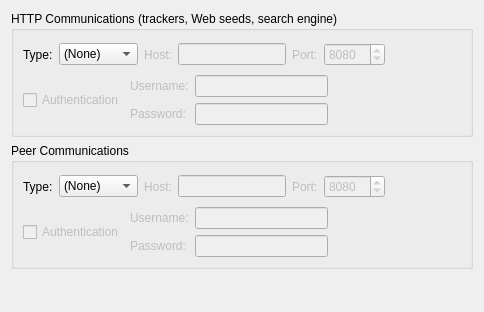
           <widget class="QWidget" name="scrollAreaWidgetContents_5">
            <property name="geometry">
             <rect>
              <x>0</x>
              <y>0</y>
              <width>484</width>
              <height>312</height>
             </rect>
            </property>
            <layout class="QVBoxLayout" name="verticalLayout_16">
             <item>
              <widget class="QGroupBox" name="groupBox">
               <property name="title">
                <string>HTTP Communications (trackers, Web seeds, search engine)</string>
               </property>
               <layout class="QVBoxLayout">
                <item>
                 <layout class="QHBoxLayout">
                  <item>
                   <widget class="QLabel" name="ProxyType_lbl_2">
                    <property name="text">
                     <string>Type:</string>
                    </property>
                   </widget>
                  </item>
                  <item>
                   <widget class="QComboBox" name="comboProxyType_http">
                    <item>
                     <property name="text">
                      <string>(None)</string>
                     </property>
                    </item>
                    <item>
                     <property name="text">
                      <string>HTTP</string>
                     </property>
                    </item>
                    <item>
                     <property name="text">
                      <string>SOCKS5</string>
                     </property>
                    </item>
                   </widget>
                  </item>
                  <item>
                   <widget class="QLabel" name="lblProxyIP_http">
                    <property name="enabled">
                     <bool>false</bool>
                    </property>
                    <property name="text">
                     <string>Host:</string>
                    </property>
                   </widget>
                  </item>
                  <item>
                   <widget class="QLineEdit" name="textProxyIP_http">
                    <property name="enabled">
                     <bool>false</bool>
                    </property>
                    <property name="text">
                     <string/>
                    </property>
                    <property name="maxLength">
                     <number>75</number>
                    </property>
                    <property name="echoMode">
                     <enum>QLineEdit::Normal</enum>
                    </property>
                   </widget>
                  </item>
                  <item>
                   <widget class="QLabel" name="lblProxyPort_http">
                    <property name="enabled">
                     <bool>false</bool>
                    </property>
                    <property name="text">
                     <string>Port:</string>
                    </property>
                   </widget>
                  </item>
                  <item>
                   <widget class="QSpinBox" name="spinProxyPort_http">
                    <property name="enabled">
                     <bool>false</bool>
                    </property>
                    <property name="minimum">
                     <number>1</number>
                    </property>
                    <property name="maximum">
                     <number>65535</number>
                    </property>
                    <property name="value">
                     <number>8080</number>
                    </property>
                   </widget>
                  </item>
                  <item>
                   <spacer>
                    <property name="orientation">
                     <enum>Qt::Horizontal</enum>
                    </property>
                    <property name="sizeHint" stdset="0">
                     <size>
                      <width>21</width>
                      <height>29</height>
                     </size>
                    </property>
                   </spacer>
                  </item>
                 </layout>
                </item>
                <item>
                 <layout class="QHBoxLayout">
                  <item>
                   <widget class="QCheckBox" name="checkProxyAuth_http">
                    <property name="enabled">
                     <bool>false</bool>
                    </property>
                    <property name="text">
                     <string>Authentication</string>
                    </property>
                   </widget>
                  </item>
                  <item>
                   <layout class="QHBoxLayout">
                    <item>
                     <layout class="QVBoxLayout">
                      <item>
                       <widget class="QLabel" name="lblProxyUsername_http">
                        <property name="enabled">
                         <bool>false</bool>
                        </property>
                        <property name="text">
                         <string>Username:</string>
                        </property>
                       </widget>
                      </item>
                      <item>
                       <widget class="QLabel" name="lblProxyPassword_http">
                        <property name="enabled">
                         <bool>false</bool>
                        </property>
                        <property name="text">
                         <string>Password:</string>
                        </property>
                       </widget>
                      </item>
                     </layout>
                    </item>
                    <item>
                     <layout class="QVBoxLayout">
                      <item>
                       <widget class="QLineEdit" name="textProxyUsername_http">
                        <property name="enabled">
                         <bool>false</bool>
                        </property>
                        <property name="text">
                         <string/>
                        </property>
                        <property name="maxLength">
                         <number>1000</number>
                        </property>
                        <property name="echoMode">
                         <enum>QLineEdit::Normal</enum>
                        </property>
                       </widget>
                      </item>
                      <item>
                       <widget class="QLineEdit" name="textProxyPassword_http">
                        <property name="enabled">
                         <bool>false</bool>
                        </property>
                        <property name="text">
                         <string/>
                        </property>
                        <property name="maxLength">
                         <number>1000</number>
                        </property>
                        <property name="echoMode">
                         <enum>QLineEdit::Password</enum>
                        </property>
                       </widget>
                      </item>
                     </layout>
                    </item>
                    <item>
                     <spacer>
                      <property name="orientation">
                       <enum>Qt::Horizontal</enum>
                      </property>
                      <property name="sizeHint" stdset="0">
                       <size>
                        <width>40</width>
                        <height>20</height>
                       </size>
                      </property>
                     </spacer>
                    </item>
                   </layout>
                  </item>
                 </layout>
                </item>
               </layout>
              </widget>
             </item>
             <item>
              <widget class="QGroupBox" name="groupProxy">
               <property name="enabled">
                <bool>true</bool>
               </property>
               <property name="title">
                <string>Peer Communications</string>
               </property>
               <layout class="QVBoxLayout">
                <item>
                 <layout class="QHBoxLayout">
                  <item>
                   <widget class="QLabel" name="ProxyType_lbl">
                    <property name="text">
                     <string>Type:</string>
                    </property>
                   </widget>
                  </item>
                  <item>
                   <widget class="QComboBox" name="comboProxyType">
                    <item>
                     <property name="text">
                      <string>(None)</string>
                     </property>
                    </item>
                    <item>
                     <property name="text">
                      <string>SOCKS4</string>
                     </property>
                    </item>
                    <item>
                     <property name="text">
                      <string>SOCKS5</string>
                     </property>
                    </item>
                    <item>
                     <property name="text">
                      <string>HTTP</string>
                     </property>
                    </item>
                   </widget>
                  </item>
                  <item>
                   <widget class="QLabel" name="lblProxyIP">
                    <property name="enabled">
                     <bool>false</bool>
                    </property>
                    <property name="text">
                     <string>Host:</string>
                    </property>
                   </widget>
                  </item>
                  <item>
                   <widget class="QLineEdit" name="textProxyIP">
                    <property name="enabled">
                     <bool>false</bool>
                    </property>
                    <property name="text">
                     <string/>
                    </property>
                    <property name="maxLength">
                     <number>75</number>
                    </property>
                    <property name="echoMode">
                     <enum>QLineEdit::Normal</enum>
                    </property>
                   </widget>
                  </item>
                  <item>
                   <widget class="QLabel" name="lblProxyPort">
                    <property name="enabled">
                     <bool>false</bool>
                    </property>
                    <property name="text">
                     <string>Port:</string>
                    </property>
                   </widget>
                  </item>
                  <item>
                   <widget class="QSpinBox" name="spinProxyPort">
                    <property name="enabled">
                     <bool>false</bool>
                    </property>
                    <property name="minimum">
                     <number>1</number>
                    </property>
                    <property name="maximum">
                     <number>65535</number>
                    </property>
                    <property name="value">
                     <number>8080</number>
                    </property>
                   </widget>
                  </item>
                  <item>
                   <spacer>
                    <property name="orientation">
                     <enum>Qt::Horizontal</enum>
                    </property>
                    <property name="sizeHint" stdset="0">
                     <size>
                      <width>21</width>
                      <height>29</height>
                     </size>
                    </property>
                   </spacer>
                  </item>
                 </layout>
                </item>
                <item>
                 <layout class="QHBoxLayout">
                  <item>
                   <widget class="QCheckBox" name="checkProxyAuth">
                    <property name="enabled">
                     <bool>false</bool>
                    </property>
                    <property name="text">
                     <string>Authentication</string>
                    </property>
                   </widget>
                  </item>
                  <item>
                   <layout class="QHBoxLayout">
                    <item>
                     <layout class="QVBoxLayout">
                      <item>
                       <widget class="QLabel" name="lblProxyUsername">
                        <property name="enabled">
                         <bool>false</bool>
                        </property>
                        <property name="text">
                         <string>Username:</string>
                        </property>
                       </widget>
                      </item>
                      <item>
                       <widget class="QLabel" name="lblProxyPassword">
                        <property name="enabled">
                         <bool>false</bool>
                        </property>
                        <property name="text">
                         <string>Password:</string>
                        </property>
                       </widget>
                      </item>
                     </layout>
                    </item>
                    <item>
                     <layout class="QVBoxLayout">
                      <item>
                       <widget class="QLineEdit" name="textProxyUsername">
                        <property name="enabled">
                         <bool>false</bool>
                        </property>
                        <property name="text">
                         <string/>
                        </property>
                        <property name="maxLength">
                         <number>1000</number>
                        </property>
                        <property name="echoMode">
                         <enum>QLineEdit::Normal</enum>
                        </property>
                       </widget>
                      </item>
                      <item>
                       <widget class="QLineEdit" name="textProxyPassword">
                        <property name="enabled">
                         <bool>false</bool>
                        </property>
                        <property name="text">
                         <string/>
                        </property>
                        <property name="maxLength">
                         <number>1000</number>
                        </property>
                        <property name="echoMode">
                         <enum>QLineEdit::Password</enum>
                        </property>
                       </widget>
                      </item>
                     </layout>
                    </item>
                    <item>
                     <spacer>
                      <property name="orientation">
                       <enum>Qt::Horizontal</enum>
                      </property>
                      <property name="sizeHint" stdset="0">
                       <size>
                        <width>40</width>
                        <height>20</height>
                       </size>
                      </property>
                     </spacer>
                    </item>
                   </layout>
                  </item>
                 </layout>
                </item>
               </layout>
              </widget>
             </item>
             <item>
              <spacer name="verticalSpacer">
               <property name="orientation">
                <enum>Qt::Vertical</enum>
               </property>
               <property name="sizeHint" stdset="0">
                <size>
                 <width>20</width>
                 <height>180</height>
                </size>
               </property>
              </spacer>
             </item>
            </layout>
           </widget>
